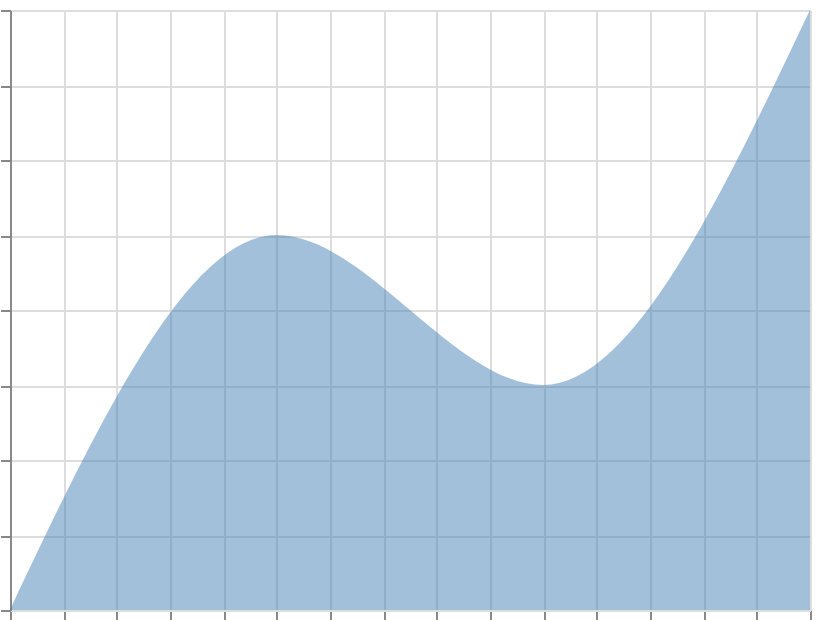

Specify this chart in Vega-Lite:
### Vega specification from a JSON file in a GitHub repository (floating-point values rounded to 4 significant figures)
{"$schema": "https://vega.github.io/schema/vega/v6.json", "width": 400, "height": 300, "padding": 5, "autosize": "none", "data": [{"name": "table", "values": [{"x": 0, "y": 0}, {"x": 1, "y": 5}, {"x": 2, "y": 3}, {"x": 3, "y": 8}]}], "scales": [{"name": "x", "type": "linear", "domain": {"data": "table", "field": "x"}, "range": "width", "nice": true}, {"name": "y", "type": "linear", "domain": {"data": "table", "field": "y"}, "range": [{"signal": "height"}, 0], "zero": true, "nice": true}], "marks": [{"type": "area", "from": {"data": "table"}, "encode": {"update": {"x": {"scale": "x", "field": "x"}, "y": {"scale": "y", "field": "y"}, "y2": {"scale": "y", "value": 0}, "fill": {"value": "steelblue"}, "fillOpacity": {"value": 0.5}, "interpolate": {"value": "monotone"}}}}], "axes": [{"scale": "x", "orient": "bottom", "grid": true, "labels": false}, {"scale": "y", "orient": "left", "grid": true, "labels": false}]}
